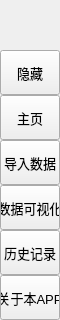
        <widget class="QFrame" name="leftMenuBg">
         <property name="minimumSize">
          <size>
           <width>60</width>
           <height>0</height>
          </size>
         </property>
         <property name="maximumSize">
          <size>
           <width>60</width>
           <height>16777215</height>
          </size>
         </property>
         <property name="frameShape">
          <enum>QFrame::NoFrame</enum>
         </property>
         <property name="frameShadow">
          <enum>QFrame::Raised</enum>
         </property>
         <layout class="QVBoxLayout" name="verticalLayout_3">
          <property name="spacing">
           <number>0</number>
          </property>
          <property name="leftMargin">
           <number>0</number>
          </property>
          <property name="topMargin">
           <number>0</number>
          </property>
          <property name="rightMargin">
           <number>0</number>
          </property>
          <property name="bottomMargin">
           <number>0</number>
          </property>
          <item>
           <widget class="QFrame" name="topLogoInfo">
            <property name="minimumSize">
             <size>
              <width>0</width>
              <height>50</height>
             </size>
            </property>
            <property name="maximumSize">
             <size>
              <width>16777215</width>
              <height>50</height>
             </size>
            </property>
            <property name="frameShape">
             <enum>QFrame::NoFrame</enum>
            </property>
            <property name="frameShadow">
             <enum>QFrame::Raised</enum>
            </property>
            <widget class="QFrame" name="topLogo">
             <property name="geometry">
              <rect>
               <x>10</x>
               <y>5</y>
               <width>42</width>
               <height>42</height>
              </rect>
             </property>
             <property name="minimumSize">
              <size>
               <width>42</width>
               <height>42</height>
              </size>
             </property>
             <property name="maximumSize">
              <size>
               <width>42</width>
               <height>42</height>
              </size>
             </property>
             <property name="frameShape">
              <enum>QFrame::NoFrame</enum>
             </property>
             <property name="frameShadow">
              <enum>QFrame::Raised</enum>
             </property>
            </widget>
            <widget class="QLabel" name="titleLeftApp">
             <property name="geometry">
              <rect>
               <x>70</x>
               <y>8</y>
               <width>160</width>
               <height>20</height>
              </rect>
             </property>
             <property name="font">
              <font>
               <family>Segoe UI Semibold</family>
               <pointsize>12</pointsize>
               <italic>false</italic>
               <fontweight></fontweight>
              </font>
             </property>
             <property name="text">
              <string>Stockkk</string>
             </property>
             <property name="alignment">
              <set>Qt::AlignLeading|Qt::AlignLeft|Qt::AlignTop</set>
             </property>
            </widget>
            <widget class="QLabel" name="titleLeftDescription">
             <property name="geometry">
              <rect>
               <x>70</x>
               <y>27</y>
               <width>160</width>
               <height>16</height>
              </rect>
             </property>
             <property name="maximumSize">
              <size>
               <width>16777215</width>
               <height>16</height>
              </size>
             </property>
             <property name="font">
              <font>
               <family>Segoe UI</family>
               <pointsize>8</pointsize>
               <italic>false</italic>
               <bold>false</bold>
              </font>
             </property>
             <property name="text">
              <string>visualise / analysis</string>
             </property>
             <property name="alignment">
              <set>Qt::AlignLeading|Qt::AlignLeft|Qt::AlignTop</set>
             </property>
            </widget>
           </widget>
          </item>
          <item>
           <widget class="QFrame" name="leftMenuFrame">
            <property name="frameShape">
             <enum>QFrame::NoFrame</enum>
            </property>
            <property name="frameShadow">
             <enum>QFrame::Raised</enum>
            </property>
            <layout class="QVBoxLayout" name="verticalMenuLayout">
             <property name="spacing">
              <number>0</number>
             </property>
             <property name="leftMargin">
              <number>0</number>
             </property>
             <property name="topMargin">
              <number>0</number>
             </property>
             <property name="rightMargin">
              <number>0</number>
             </property>
             <property name="bottomMargin">
              <number>0</number>
             </property>
             <item>
              <widget class="QFrame" name="toggleBox">
               <property name="maximumSize">
                <size>
                 <width>16777215</width>
                 <height>45</height>
                </size>
               </property>
               <property name="frameShape">
                <enum>QFrame::NoFrame</enum>
               </property>
               <property name="frameShadow">
                <enum>QFrame::Raised</enum>
               </property>
               <layout class="QVBoxLayout" name="verticalLayout_4">
                <property name="spacing">
                 <number>0</number>
                </property>
                <property name="leftMargin">
                 <number>0</number>
                </property>
                <property name="topMargin">
                 <number>0</number>
                </property>
                <property name="rightMargin">
                 <number>0</number>
                </property>
                <property name="bottomMargin">
                 <number>0</number>
                </property>
                <item>
                 <widget class="QPushButton" name="toggleButton">
                  <property name="sizePolicy">
                   <sizepolicy hsizetype="Expanding" vsizetype="Fixed">
                    <horstretch>0</horstretch>
                    <verstretch>0</verstretch>
                   </sizepolicy>
                  </property>
                  <property name="minimumSize">
                   <size>
                    <width>0</width>
                    <height>45</height>
                   </size>
                  </property>
                  <property name="font">
                   <font>
                    <family>Segoe UI</family>
                    <pointsize>10</pointsize>
                    <italic>false</italic>
                    <bold>false</bold>
                   </font>
                  </property>
                  <property name="cursor">
                   <cursorShape>PointingHandCursor</cursorShape>
                  </property>
                  <property name="layoutDirection">
                   <enum>Qt::LeftToRight</enum>
                  </property>
                  <property name="styleSheet">
                   <string notr="true">background-image: url(:/icons/images/icons/icon_menu.png);</string>
                  </property>
                  <property name="text">
                   <string>隐藏</string>
                  </property>
                 </widget>
                </item>
               </layout>
              </widget>
             </item>
             <item alignment="Qt::AlignTop">
              <widget class="QFrame" name="topMenu">
               <property name="frameShape">
                <enum>QFrame::NoFrame</enum>
               </property>
               <property name="frameShadow">
                <enum>QFrame::Raised</enum>
               </property>
               <layout class="QVBoxLayout" name="verticalLayout_8">
                <property name="spacing">
                 <number>0</number>
                </property>
                <property name="leftMargin">
                 <number>0</number>
                </property>
                <property name="topMargin">
                 <number>0</number>
                </property>
                <property name="rightMargin">
                 <number>0</number>
                </property>
                <property name="bottomMargin">
                 <number>0</number>
                </property>
                <item>
                 <widget class="QPushButton" name="btn_home">
                  <property name="sizePolicy">
                   <sizepolicy hsizetype="Expanding" vsizetype="Fixed">
                    <horstretch>0</horstretch>
                    <verstretch>0</verstretch>
                   </sizepolicy>
                  </property>
                  <property name="minimumSize">
                   <size>
                    <width>0</width>
                    <height>45</height>
                   </size>
                  </property>
                  <property name="font">
                   <font>
                    <family>Segoe UI</family>
                    <pointsize>10</pointsize>
                    <italic>false</italic>
                    <bold>false</bold>
                   </font>
                  </property>
                  <property name="cursor">
                   <cursorShape>PointingHandCursor</cursorShape>
                  </property>
                  <property name="layoutDirection">
                   <enum>Qt::LeftToRight</enum>
                  </property>
                  <property name="styleSheet">
                   <string notr="true">background-image: url(:/icons/images/icons/cil-home.png);</string>
                  </property>
                  <property name="text">
                   <string>主页</string>
                  </property>
                 </widget>
                </item>
                <item>
                 <widget class="QPushButton" name="btn_read_data">
                  <property name="sizePolicy">
                   <sizepolicy hsizetype="Expanding" vsizetype="Fixed">
                    <horstretch>0</horstretch>
                    <verstretch>0</verstretch>
                   </sizepolicy>
                  </property>
                  <property name="minimumSize">
                   <size>
                    <width>0</width>
                    <height>45</height>
                   </size>
                  </property>
                  <property name="font">
                   <font>
                    <family>Segoe UI</family>
                    <pointsize>10</pointsize>
                    <italic>false</italic>
                    <bold>false</bold>
                   </font>
                  </property>
                  <property name="cursor">
                   <cursorShape>PointingHandCursor</cursorShape>
                  </property>
                  <property name="layoutDirection">
                   <enum>Qt::LeftToRight</enum>
                  </property>
                  <property name="styleSheet">
                   <string notr="true">background-image: url(:/icons/images/icons/cil-gamepad.png);</string>
                  </property>
                  <property name="text">
                   <string>导入数据</string>
                  </property>
                 </widget>
                </item>
                <item>
                 <widget class="QPushButton" name="btn_picture">
                  <property name="sizePolicy">
                   <sizepolicy hsizetype="Expanding" vsizetype="Fixed">
                    <horstretch>0</horstretch>
                    <verstretch>0</verstretch>
                   </sizepolicy>
                  </property>
                  <property name="minimumSize">
                   <size>
                    <width>0</width>
                    <height>45</height>
                   </size>
                  </property>
                  <property name="font">
                   <font>
                    <family>Segoe UI</family>
                    <pointsize>10</pointsize>
                    <italic>false</italic>
                    <bold>false</bold>
                   </font>
                  </property>
                  <property name="cursor">
                   <cursorShape>PointingHandCursor</cursorShape>
                  </property>
                  <property name="layoutDirection">
                   <enum>Qt::LeftToRight</enum>
                  </property>
                  <property name="styleSheet">
                   <string notr="true">background-image: url(:/icons/images/icons/cil-file.png);</string>
                  </property>
                  <property name="text">
                   <string>数据可视化</string>
                  </property>
                 </widget>
                </item>
                <item>
                 <widget class="QPushButton" name="btn_history">
                  <property name="sizePolicy">
                   <sizepolicy hsizetype="Expanding" vsizetype="Fixed">
                    <horstretch>0</horstretch>
                    <verstretch>0</verstretch>
                   </sizepolicy>
                  </property>
                  <property name="minimumSize">
                   <size>
                    <width>0</width>
                    <height>45</height>
                   </size>
                  </property>
                  <property name="font">
                   <font>
                    <family>Segoe UI</family>
                    <pointsize>10</pointsize>
                    <italic>false</italic>
                    <bold>false</bold>
                   </font>
                  </property>
                  <property name="cursor">
                   <cursorShape>PointingHandCursor</cursorShape>
                  </property>
                  <property name="layoutDirection">
                   <enum>Qt::LeftToRight</enum>
                  </property>
                  <property name="styleSheet">
                   <string notr="true">background-image: url(:/icons/images/icons/cil-save.png)</string>
                  </property>
                  <property name="text">
                   <string>历史记录</string>
                  </property>
                 </widget>
                </item>
               </layout>
              </widget>
             </item>
             <item alignment="Qt::AlignBottom">
              <widget class="QFrame" name="bottomMenu">
               <property name="frameShape">
                <enum>QFrame::NoFrame</enum>
               </property>
               <property name="frameShadow">
                <enum>QFrame::Raised</enum>
               </property>
               <layout class="QVBoxLayout" name="verticalLayout_9">
                <property name="spacing">
                 <number>0</number>
                </property>
                <property name="leftMargin">
                 <number>0</number>
                </property>
                <property name="topMargin">
                 <number>0</number>
                </property>
                <property name="rightMargin">
                 <number>0</number>
                </property>
                <property name="bottomMargin">
                 <number>0</number>
                </property>
                <item>
                 <widget class="QPushButton" name="toggleLeftBox">
                  <property name="sizePolicy">
                   <sizepolicy hsizetype="Expanding" vsizetype="Fixed">
                    <horstretch>0</horstretch>
                    <verstretch>0</verstretch>
                   </sizepolicy>
                  </property>
                  <property name="minimumSize">
                   <size>
                    <width>0</width>
                    <height>45</height>
                   </size>
                  </property>
                  <property name="font">
                   <font>
                    <family>Segoe UI</family>
                    <pointsize>10</pointsize>
                    <italic>false</italic>
                    <bold>false</bold>
                   </font>
                  </property>
                  <property name="cursor">
                   <cursorShape>PointingHandCursor</cursorShape>
                  </property>
                  <property name="layoutDirection">
                   <enum>Qt::LeftToRight</enum>
                  </property>
                  <property name="styleSheet">
                   <string notr="true">background-image: url(:/icons/images/icons/icon_settings.png);</string>
                  </property>
                  <property name="text">
                   <string>关于本APP</string>
                  </property>
                 </widget>
                </item>
               </layout>
              </widget>
             </item>
            </layout>
           </widget>
          </item>
         </layout>
        </widget>
